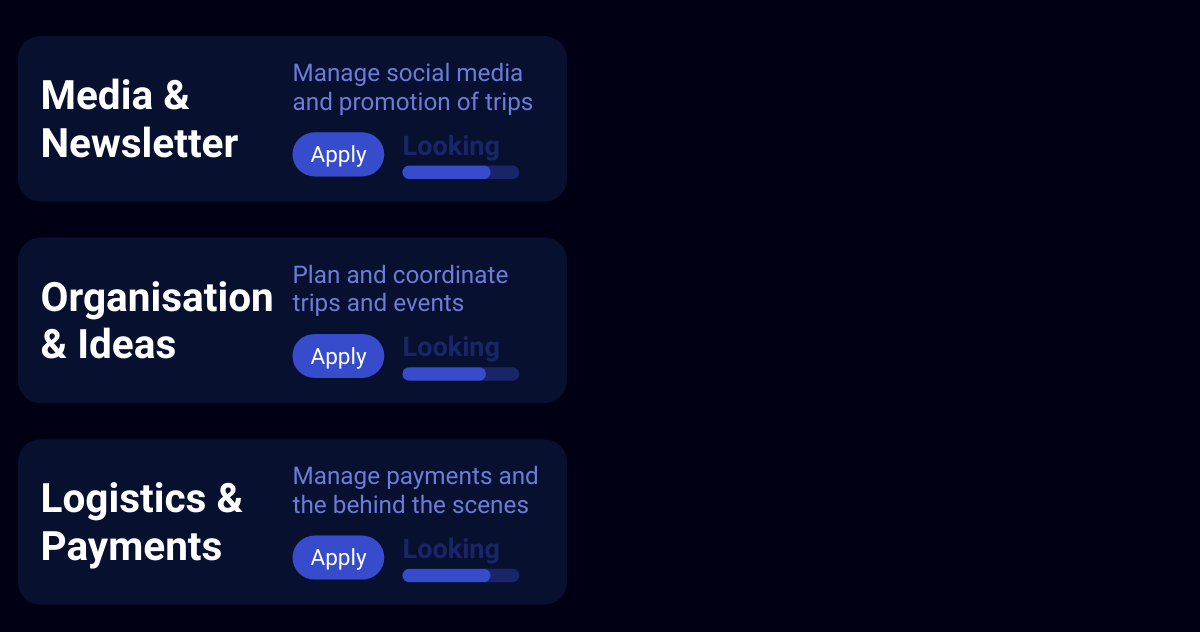
The page /divisions/ on the database its author committed.
### main/models.py (models this page shows, shortened)
class Division(models.Model):
    name = models.CharField(max_length=100)
    description = models.TextField()
    max_members = models.IntegerField()
    current_members = models.IntegerField()
    apply_link = models.URLField(max_length=200, default='https://travelatb.com/')
    def percentage(self):
        return (self.current_members / self.max_members) * 100 if self.max_members > 0 else 0

### main/views.py (the view)
# urls.py: path('divisions/', views.divisions, name='divisions'),
@xframe_options_exempt
def divisions(request):
    divisions = Division.objects.all()
    for division in divisions:
        division.percentage = division.percentage()
        division.status = "Full" if division.percentage >= 100 else "Looking"
    return render(request, 'divisions.html', {'divisions': divisions})

### main/templates/divisions.html (shortened to what this page needs)
<!DOCTYPE html>
<html lang="en">
<head>
</head>
<body>
    <div class="wrapper">
    {% for division in divisions %}
    <div class="division-box">
        <div class="division-title">{{ division.name|linebreaksbr }}</div>
        <div class="division-description">
            {{ division.description|linebreaksbr }}
            <div class="action-buttons">
                <button class="apply-btn" onclick="window.open('{{ division.apply_link }}', '_blank')">Apply</button>
                <div class="status-bar">
                    <span class="status-text">{{ division.status }}</span>
                    <div class="progress-bar">
                        <div class="progress" style="width: {{ division.percentage }}%;"></div>
                    </div>
                </div>
            </div>
        </div>
    </div>
    {% endfor %}
    </div>
</body>
</html>

### main/templates/divisions.html (style rules this page uses)
body { background-color: #000014; font-family: 'Product Sans', sans-serif; display: flex; flex-direction: column; align-items: center; padding: 20px; position: fixed; top: 0; left: 0; margin: 0; }
.wrapper { width: 100%; display: flex; flex-direction: column; align-items: center; }
.division-box { background-color: #081030; border-radius: 25px; color: white; width: 70%; width: 610px; margin: 20px 0; padding: 25px; display: flex; align-items: center; box-sizing: border-box; }
.division-title { font-size: 45px; font-weight: bold; text-align: left; width: 250px; flex-shrink: 0; }
.division-description { font-size: 27px; color: #6C7CDA; margin-left: 30px; flex-grow: 1; }
.action-buttons { display: flex; align-items: center; margin-top: 15px; }
.apply-btn { background-color: #374CCD; color: white; border: none; border-radius: 25px; padding: 10px 20px; font-size: 25px; cursor: pointer; margin-right: 10px; font-family: 'Product Sans'; }
.status-bar { display: flex; flex-direction: column; align-items: left; margin-left: 10px; }
.status-text { color: #1A2569; font-size: 30px; font-weight: 600; margin-bottom: 5px; text-align: left; }
.progress-bar { background-color: #1A2569; border-radius: 25px; width: 130px; height: 15px; overflow: hidden; }
.progress { background-color: #374CCD; height: 100%; border-radius: 25px; }
@media (max-width: 1200px) { body { transform: scale(0.9); transform-origin: top left; } }

### rows shown on the page
Division: name "Media & Newsletter", description "Manage social media and promotion of trips", status "Looking", {{ division.percentage }} 75.0 (drawn)
Division: name "Organisation & Ideas", description "Plan and coordinate trips and events", status "Looking", {{ division.percentage }} 71.42857142857143 (drawn)
Division: name "Logistics & Payments", description "Manage payments and the behind the scenes", status "Looking", {{ division.percentage }} 75.0 (drawn)
